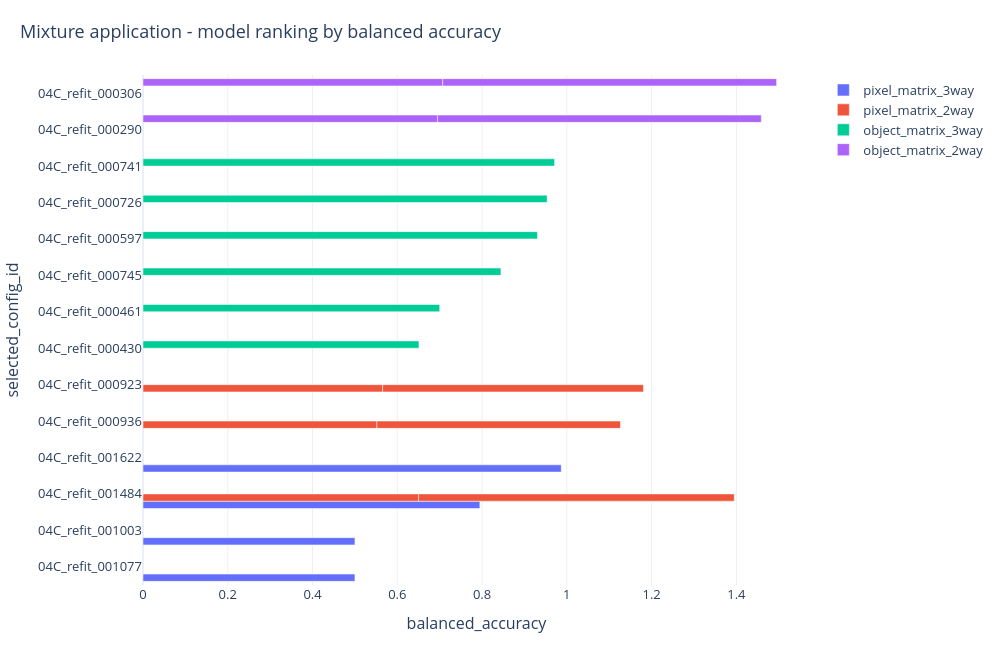
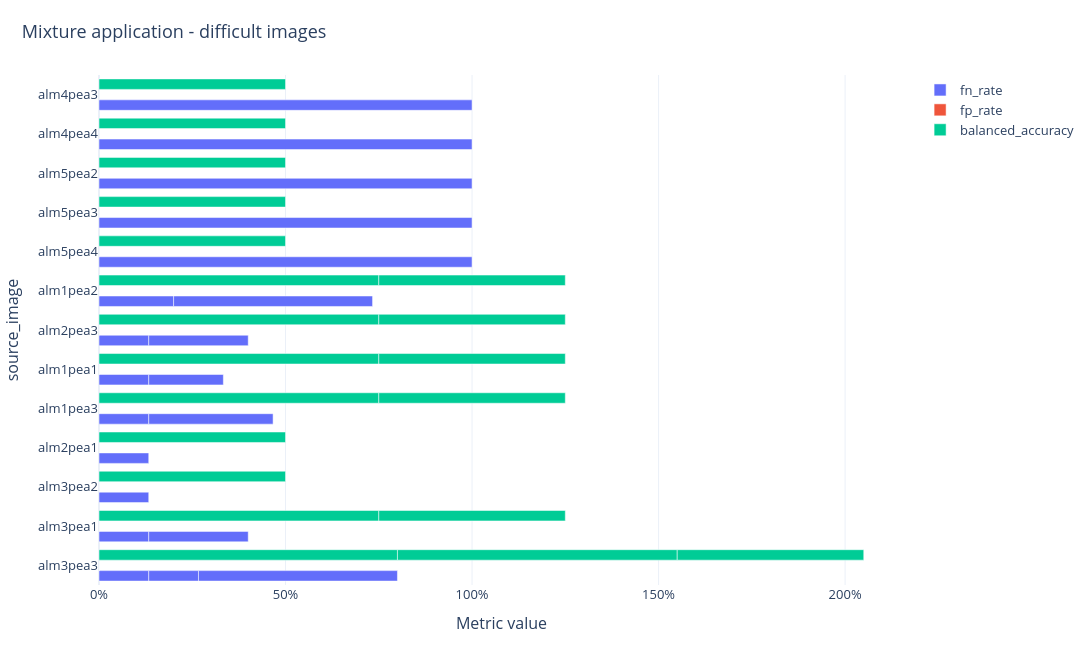

Write notebook code for charts like these, in order.
### Markdown cell above
## Essential Figures

Only a few figures are shown here: model ranking, difficult images for one model, and one spatial diagnostic panel when pixel tables are available.

### Code cell
if len(metrics_long_df) > 0 and "balanced_accuracy" in metrics_long_df.columns:
    ranking_df = metrics_long_df.dropna(subset=["balanced_accuracy"]).copy()
    if len(ranking_df) > 0:
        fig = plot_model_metric_ranking(
            ranking_df,
            metric_col="balanced_accuracy",
            id_col="selected_config_id",
            family_col="assigned_selection_track" if "assigned_selection_track" in ranking_df.columns else "matrix_family",
            ascending=False,
            top_n=20,
            title="Mixture application - model ranking by balanced accuracy",
            show=False,
        )
        fig.show()

image_diag_for_plot = (
    three_way_object_image_diagnostics_df
    if len(three_way_object_image_diagnostics_df) > 0
    else object_image_diagnostics_df
)
if len(image_diag_for_plot) > 0:
    fig = plot_per_image_performance(
        image_diag_for_plot,
        image_col="source_image",
        metric_cols=("fn_rate", "fp_rate", "balanced_accuracy"),
        config_col="selected_config_id",
        sort_metric="fn_rate" if "fn_rate" in image_diag_for_plot.columns else "target_miss_rate",
        worst_first=True,
        top_n=20,
        title="Mixture application - difficult images",
        show=False,
    )
    fig.show()

diagnostic_config_id = None
diagnostic_image_key = None
if len(selected_configs_df) > 0:
    diagnostic_config_id = str(
        selected_configs_df.sort_values(
            [col for col in ["selection_track", "final_rank_in_track", "selected_config_id"] if col in selected_configs_df.columns]
        ).iloc[0]["selected_config_id"]
    )

diagnostic_images_df = choose_mixture_diagnostic_images(
    image_diag_for_plot,
    config_id=diagnostic_config_id,
    n_images=expcfg.MIXTURE_APPLICATION_DIAGNOSTIC_TOP_IMAGES,
)
if len(diagnostic_images_df) > 0:
    diagnostic_image_key = str(diagnostic_images_df.iloc[0]["source_image"])

display(diagnostic_images_df)

if diagnostic_config_id is not None and diagnostic_image_key is not None and len(objects_df) > 0 and len(pixels_df) > 0:
    diagnostic_object_df = objects_df[objects_df["selected_config_id"].astype(str).eq(diagnostic_config_id)].copy()
    diagnostic_pixel_df = pixels_df[pixels_df["selected_config_id"].astype(str).eq(diagnostic_config_id)].copy()
    radius = selected_configs_df.loc[
        selected_configs_df["selected_config_id"].astype(str).eq(diagnostic_config_id),
        "position_dilation_radius",
    ]
    radius = 3 if radius.empty or pd.isna(radius.iloc[0]) else int(radius.iloc[0])
    fig = plot_mixture_diagnostic_panel(
        image_key=diagnostic_image_key,
        image_db=image_db,
        object_db=object_db,
        object_df=diagnostic_object_df,
        pixel_df=diagnostic_pixel_df,
        target_class=TARGET_CLASS,
        dilation_radius=radius,
        crop_to_objects=True,
        padding=5,
        title=f"Mixture diagnostic - {diagnostic_config_id} - {diagnostic_image_key}",
        show=False,
    )
    fig.show()
else:
    print("Spatial diagnostic skipped: combined object/pixel tables are not available.")

### Figure 1 — Plotly figure (JSON) as saved in the notebook; plotly's stock layout.template omitted (floating-point values rounded to 4 significant figures)
{"data": [{"hovertemplate": "%{y}<br>balanced_accuracy: %{x:.4f}<extra></extra>", "marker": {"color": "#636EFA"}, "name": "pixel_matrix_3way", "orientation": "h", "type": "bar", "x": [0.5, 0.5, 0.7948, 0.9868], "y": ["04C_refit_001077", "04C_refit_001003", "04C_refit_001484", "04C_refit_001622"]}, {"hovertemplate": "%{y}<br>balanced_accuracy: %{x:.4f}<extra></extra>", "marker": {"color": "#EF553B"}, "name": "pixel_matrix_2way", "orientation": "h", "type": "bar", "x": [0.5518, 0.5653, 0.5747, 0.6155, 0.6501, 0.7448], "y": ["04C_refit_000936", "04C_refit_000923", "04C_refit_000936", "04C_refit_000923", "04C_refit_001484", "04C_refit_001484"]}, {"hovertemplate": "%{y}<br>balanced_accuracy: %{x:.4f}<extra></extra>", "marker": {"color": "#00CC96"}, "name": "object_matrix_3way", "orientation": "h", "type": "bar", "x": [0.6511, 0.7, 0.8444, 0.9307, 0.9535, 0.9711], "y": ["04C_refit_000430", "04C_refit_000461", "04C_refit_000745", "04C_refit_000597", "04C_refit_000726", "04C_refit_000741"]}, {"hovertemplate": "%{y}<br>balanced_accuracy: %{x:.4f}<extra></extra>", "marker": {"color": "#AB63FA"}, "name": "object_matrix_2way", "orientation": "h", "type": "bar", "x": [0.6948, 0.7072, 0.764, 0.7878], "y": ["04C_refit_000290", "04C_refit_000306", "04C_refit_000290", "04C_refit_000306"]}], "layout": {"barmode": "group", "font": {"size": 13}, "height": 650, "hoverlabel": {"namelength": -1}, "margin": {"b": 65, "l": 70, "r": 80, "t": 75}, "title": {"font": {"size": 18}, "text": "Mixture application - model ranking by balanced accuracy", "x": 0.02}, "width": 1000, "xaxis": {"title": {"text": "balanced_accuracy"}}, "yaxis": {"title": {"text": "selected_config_id"}}}}

### Figure 2 — Plotly figure (JSON) as saved in the notebook; plotly's stock layout.template omitted (floating-point values rounded to 4 significant figures)
{"data": [{"customdata": [["04C_refit_000726"], ["04C_refit_000745"], ["04C_refit_000724"], ["04C_refit_000745"], ["04C_refit_000724"], ["04C_refit_000745"], ["04C_refit_000745"], ["04C_refit_000745"], ["04C_refit_000724"], ["04C_refit_000745"], ["04C_refit_000724"], ["04C_refit_000724"], ["04C_refit_000724"], ["04C_refit_000724"], ["04C_refit_000724"], ["04C_refit_000724"], ["04C_refit_000724"], ["04C_refit_000724"], ["04C_refit_000724"], ["04C_refit_000724"]], "hovertemplate": "image: %{y}<br>fn_rate: %{x:.2%}<br>selected_config_id: %{customdata[0]}<br><extra></extra>", "marker": {"color": "#636EFA"}, "name": "fn_rate", "orientation": "h", "type": "bar", "x": [0.1333, 0.1333, 0.1333, 0.1333, 0.1333, 0.1333, 0.1333, 0.1333, 0.2, 0.2, 0.2667, 0.2667, 0.3333, 0.5333, 0.5333, 1.0, 1.0, 1.0, 1.0, 1.0], "y": ["alm3pea3", "alm3pea1", "alm3pea2", "alm3pea3", "alm2pea1", "alm1pea3", "alm1pea1", "alm2pea3", "alm1pea1", "alm1pea2", "alm3pea1", "alm2pea3", "alm1pea3", "alm1pea2", "alm3pea3", "alm5pea4", "alm5pea3", "alm5pea2", "alm4pea4", "alm4pea3"]}, {"customdata": [["04C_refit_000726"], ["04C_refit_000745"], ["04C_refit_000724"], ["04C_refit_000745"], ["04C_refit_000724"], ["04C_refit_000745"], ["04C_refit_000745"], ["04C_refit_000745"], ["04C_refit_000724"], ["04C_refit_000745"], ["04C_refit_000724"], ["04C_refit_000724"], ["04C_refit_000724"], ["04C_refit_000724"], ["04C_refit_000724"], ["04C_refit_000724"], ["04C_refit_000724"], ["04C_refit_000724"], ["04C_refit_000724"], ["04C_refit_000724"]], "hovertemplate": "image: %{y}<br>fp_rate: %{x:.2%}<br>selected_config_id: %{customdata[0]}<br><extra></extra>", "marker": {"color": "#EF553B"}, "name": "fp_rate", "orientation": "h", "type": "bar", "x": [0.0, 0.0, 0.0, 0.0, 0.0, 0.0, 0.0, 0.0, 0.0, 0.0, 0.0, 0.0, 0.0, 0.0, 0.0, 0.0, 0.0, 0.0, 0.0, 0.0], "y": ["alm3pea3", "alm3pea1", "alm3pea2", "alm3pea3", "alm2pea1", "alm1pea3", "alm1pea1", "alm2pea3", "alm1pea1", "alm1pea2", "alm3pea1", "alm2pea3", "alm1pea3", "alm1pea2", "alm3pea3", "alm5pea4", "alm5pea3", "alm5pea2", "alm4pea4", "alm4pea3"]}, {"customdata": [["04C_refit_000726"], ["04C_refit_000745"], ["04C_refit_000724"], ["04C_refit_000745"], ["04C_refit_000724"], ["04C_refit_000745"], ["04C_refit_000745"], ["04C_refit_000745"], ["04C_refit_000724"], ["04C_refit_000745"], ["04C_refit_000724"], ["04C_refit_000724"], ["04C_refit_000724"], ["04C_refit_000724"], ["04C_refit_000724"], ["04C_refit_000724"], ["04C_refit_000724"], ["04C_refit_000724"], ["04C_refit_000724"], ["04C_refit_000724"]], "hovertemplate": "image: %{y}<br>balanced_accuracy: %{x:.2%}<br>selected_config_id: %{customdata[0]}<br><extra></extra>", "marker": {"color": "#00CC96"}, "name": "balanced_accuracy", "orientation": "h", "type": "bar", "x": [0.8, 0.75, 0.5, 0.75, 0.5, 0.75, 0.75, 0.75, 0.5, 0.75, 0.5, 0.5, 0.5, 0.5, 0.5, 0.5, 0.5, 0.5, 0.5, 0.5], "y": ["alm3pea3", "alm3pea1", "alm3pea2", "alm3pea3", "alm2pea1", "alm1pea3", "alm1pea1", "alm2pea3", "alm1pea1", "alm1pea2", "alm3pea1", "alm2pea3", "alm1pea3", "alm1pea2", "alm3pea3", "alm5pea4", "alm5pea3", "alm5pea2", "alm4pea4", "alm4pea3"]}], "layout": {"barmode": "group", "font": {"size": 13}, "height": 650, "hoverlabel": {"namelength": -1}, "margin": {"b": 65, "l": 70, "r": 80, "t": 75}, "title": {"font": {"size": 18}, "text": "Mixture application - difficult images", "x": 0.02}, "width": 1100, "xaxis": {"tickformat": ".0%", "title": {"text": "Metric value"}}, "yaxis": {"title": {"text": "source_image"}}}}
